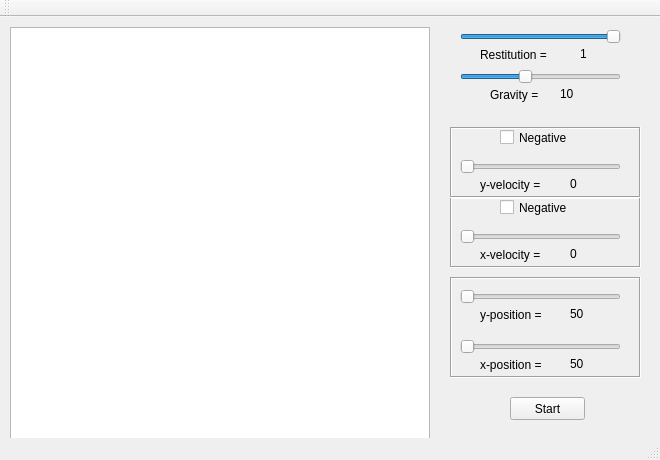
<?xml version="1.0" encoding="UTF-8"?>
<ui version="4.0">
 <class>MainWindow</class>
 <widget class="QMainWindow" name="MainWindow">
  <property name="geometry">
   <rect>
    <x>0</x>
    <y>0</y>
    <width>660</width>
    <height>460</height>
   </rect>
  </property>
  <property name="minimumSize">
   <size>
    <width>660</width>
    <height>460</height>
   </size>
  </property>
  <property name="maximumSize">
   <size>
    <width>660</width>
    <height>460</height>
   </size>
  </property>
  <property name="windowTitle">
   <string>2D Physics Engine Example</string>
  </property>
  <widget class="QWidget" name="centralWidget">
   <widget class="QSlider" name="horizontalSlider">
    <property name="geometry">
     <rect>
      <x>460</x>
      <y>10</y>
      <width>161</width>
      <height>20</height>
     </rect>
    </property>
    <property name="toolTip">
     <string>Choose Temprature</string>
    </property>
    <property name="minimum">
     <number>1</number>
    </property>
    <property name="maximum">
     <number>100</number>
    </property>
    <property name="value">
     <number>100</number>
    </property>
    <property name="sliderPosition">
     <number>100</number>
    </property>
    <property name="orientation">
     <enum>Qt::Horizontal</enum>
    </property>
   </widget>
   <widget class="QLabel" name="temperatureLabel">
    <property name="geometry">
     <rect>
      <x>480</x>
      <y>30</y>
      <width>101</width>
      <height>16</height>
     </rect>
    </property>
    <property name="text">
     <string>Restitution =</string>
    </property>
   </widget>
   <widget class="QGraphicsView" name="graphicsView">
    <property name="geometry">
     <rect>
      <x>10</x>
      <y>10</y>
      <width>420</width>
      <height>420</height>
     </rect>
    </property>
    <property name="sceneRect">
     <rectf>
      <x>0.000000000000000</x>
      <y>0.000000000000000</y>
      <width>0.000000000000000</width>
      <height>0.000000000000000</height>
     </rectf>
    </property>
    <property name="alignment">
     <set>Qt::AlignLeading|Qt::AlignLeft|Qt::AlignTop</set>
    </property>
    <property name="renderHints">
     <set>QPainter::Antialiasing|QPainter::TextAntialiasing</set>
    </property>
   </widget>
   <widget class="QPushButton" name="pushButton">
    <property name="geometry">
     <rect>
      <x>510</x>
      <y>380</y>
      <width>75</width>
      <height>23</height>
     </rect>
    </property>
    <property name="text">
     <string>Start</string>
    </property>
   </widget>
   <widget class="QLabel" name="label">
    <property name="geometry">
     <rect>
      <x>580</x>
      <y>30</y>
      <width>46</width>
      <height>13</height>
     </rect>
    </property>
    <property name="text">
     <string>1</string>
    </property>
   </widget>
   <widget class="QSlider" name="yvelocity">
    <property name="geometry">
     <rect>
      <x>460</x>
      <y>140</y>
      <width>161</width>
      <height>20</height>
     </rect>
    </property>
    <property name="maximum">
     <number>100</number>
    </property>
    <property name="orientation">
     <enum>Qt::Horizontal</enum>
    </property>
   </widget>
   <widget class="QLabel" name="yVel">
    <property name="geometry">
     <rect>
      <x>480</x>
      <y>160</y>
      <width>81</width>
      <height>16</height>
     </rect>
    </property>
    <property name="text">
     <string>y-velocity =</string>
    </property>
   </widget>
   <widget class="QSlider" name="xvelocity">
    <property name="geometry">
     <rect>
      <x>460</x>
      <y>210</y>
      <width>161</width>
      <height>20</height>
     </rect>
    </property>
    <property name="maximum">
     <number>100</number>
    </property>
    <property name="orientation">
     <enum>Qt::Horizontal</enum>
    </property>
   </widget>
   <widget class="QLabel" name="xVel">
    <property name="geometry">
     <rect>
      <x>480</x>
      <y>230</y>
      <width>81</width>
      <height>16</height>
     </rect>
    </property>
    <property name="text">
     <string>x-velocity =</string>
    </property>
   </widget>
   <widget class="QSlider" name="yposition">
    <property name="geometry">
     <rect>
      <x>460</x>
      <y>270</y>
      <width>161</width>
      <height>20</height>
     </rect>
    </property>
    <property name="minimum">
     <number>50</number>
    </property>
    <property name="maximum">
     <number>350</number>
    </property>
    <property name="orientation">
     <enum>Qt::Horizontal</enum>
    </property>
   </widget>
   <widget class="QSlider" name="xposition">
    <property name="geometry">
     <rect>
      <x>460</x>
      <y>320</y>
      <width>161</width>
      <height>20</height>
     </rect>
    </property>
    <property name="minimum">
     <number>50</number>
    </property>
    <property name="maximum">
     <number>350</number>
    </property>
    <property name="orientation">
     <enum>Qt::Horizontal</enum>
    </property>
   </widget>
   <widget class="QLabel" name="yVel_2">
    <property name="geometry">
     <rect>
      <x>480</x>
      <y>290</y>
      <width>91</width>
      <height>16</height>
     </rect>
    </property>
    <property name="text">
     <string>y-position =</string>
    </property>
   </widget>
   <widget class="QLabel" name="xVel_2">
    <property name="geometry">
     <rect>
      <x>480</x>
      <y>340</y>
      <width>91</width>
      <height>16</height>
     </rect>
    </property>
    <property name="text">
     <string>x-position =</string>
    </property>
   </widget>
   <widget class="QFrame" name="frame">
    <property name="geometry">
     <rect>
      <x>450</x>
      <y>260</y>
      <width>191</width>
      <height>101</height>
     </rect>
    </property>
    <property name="frameShape">
     <enum>QFrame::Box</enum>
    </property>
    <property name="frameShadow">
     <enum>QFrame::Sunken</enum>
    </property>
    <widget class="QLabel" name="Py">
     <property name="geometry">
      <rect>
       <x>120</x>
       <y>30</y>
       <width>46</width>
       <height>13</height>
      </rect>
     </property>
     <property name="text">
      <string>50</string>
     </property>
    </widget>
    <widget class="QLabel" name="Px">
     <property name="geometry">
      <rect>
       <x>120</x>
       <y>80</y>
       <width>46</width>
       <height>13</height>
      </rect>
     </property>
     <property name="text">
      <string>50</string>
     </property>
    </widget>
   </widget>
   <widget class="QFrame" name="frame_2">
    <property name="geometry">
     <rect>
      <x>450</x>
      <y>110</y>
      <width>191</width>
      <height>71</height>
     </rect>
    </property>
    <property name="frameShape">
     <enum>QFrame::Box</enum>
    </property>
    <property name="frameShadow">
     <enum>QFrame::Sunken</enum>
    </property>
    <widget class="QCheckBox" name="checkBox">
     <property name="geometry">
      <rect>
       <x>50</x>
       <y>0</y>
       <width>101</width>
       <height>21</height>
      </rect>
     </property>
     <property name="text">
      <string>Negative</string>
     </property>
    </widget>
    <widget class="QLabel" name="Vy">
     <property name="geometry">
      <rect>
       <x>120</x>
       <y>50</y>
       <width>46</width>
       <height>13</height>
      </rect>
     </property>
     <property name="text">
      <string>0</string>
     </property>
    </widget>
   </widget>
   <widget class="QSlider" name="gravity">
    <property name="geometry">
     <rect>
      <x>460</x>
      <y>50</y>
      <width>161</width>
      <height>20</height>
     </rect>
    </property>
    <property name="toolTip">
     <string>Choose Temprature</string>
    </property>
    <property name="minimum">
     <number>0</number>
    </property>
    <property name="maximum">
     <number>25</number>
    </property>
    <property name="value">
     <number>10</number>
    </property>
    <property name="sliderPosition">
     <number>10</number>
    </property>
    <property name="orientation">
     <enum>Qt::Horizontal</enum>
    </property>
   </widget>
   <widget class="QLabel" name="label_2">
    <property name="geometry">
     <rect>
      <x>560</x>
      <y>70</y>
      <width>46</width>
      <height>13</height>
     </rect>
    </property>
    <property name="text">
     <string>10</string>
    </property>
   </widget>
   <widget class="QLabel" name="temperatureLabel_2">
    <property name="geometry">
     <rect>
      <x>490</x>
      <y>70</y>
      <width>61</width>
      <height>16</height>
     </rect>
    </property>
    <property name="text">
     <string>Gravity =</string>
    </property>
   </widget>
   <widget class="QFrame" name="frame_3">
    <property name="geometry">
     <rect>
      <x>450</x>
      <y>180</y>
      <width>191</width>
      <height>71</height>
     </rect>
    </property>
    <property name="frameShape">
     <enum>QFrame::Box</enum>
    </property>
    <property name="frameShadow">
     <enum>QFrame::Sunken</enum>
    </property>
    <widget class="QCheckBox" name="checkBox_2">
     <property name="geometry">
      <rect>
       <x>50</x>
       <y>0</y>
       <width>91</width>
       <height>21</height>
      </rect>
     </property>
     <property name="text">
      <string>Negative</string>
     </property>
    </widget>
    <widget class="QLabel" name="Vx">
     <property name="geometry">
      <rect>
       <x>120</x>
       <y>50</y>
       <width>46</width>
       <height>13</height>
      </rect>
     </property>
     <property name="text">
      <string>0</string>
     </property>
    </widget>
   </widget>
   <zorder>frame_3</zorder>
   <zorder>frame</zorder>
   <zorder>frame_2</zorder>
   <zorder>horizontalSlider</zorder>
   <zorder>temperatureLabel</zorder>
   <zorder>graphicsView</zorder>
   <zorder>pushButton</zorder>
   <zorder>label</zorder>
   <zorder>yvelocity</zorder>
   <zorder>yVel</zorder>
   <zorder>xvelocity</zorder>
   <zorder>xVel</zorder>
   <zorder>yposition</zorder>
   <zorder>xposition</zorder>
   <zorder>yVel_2</zorder>
   <zorder>xVel_2</zorder>
   <zorder>gravity</zorder>
   <zorder>label_2</zorder>
   <zorder>temperatureLabel_2</zorder>
  </widget>
  <widget class="QMenuBar" name="menuBar">
   <property name="geometry">
    <rect>
     <x>0</x>
     <y>0</y>
     <width>660</width>
     <height>25</height>
    </rect>
   </property>
  </widget>
  <widget class="QToolBar" name="mainToolBar">
   <attribute name="toolBarArea">
    <enum>TopToolBarArea</enum>
   </attribute>
   <attribute name="toolBarBreak">
    <bool>false</bool>
   </attribute>
  </widget>
  <widget class="QStatusBar" name="statusBar"/>
 </widget>
 <layoutdefault spacing="6" margin="11"/>
 <resources/>
 <connections/>
</ui>
